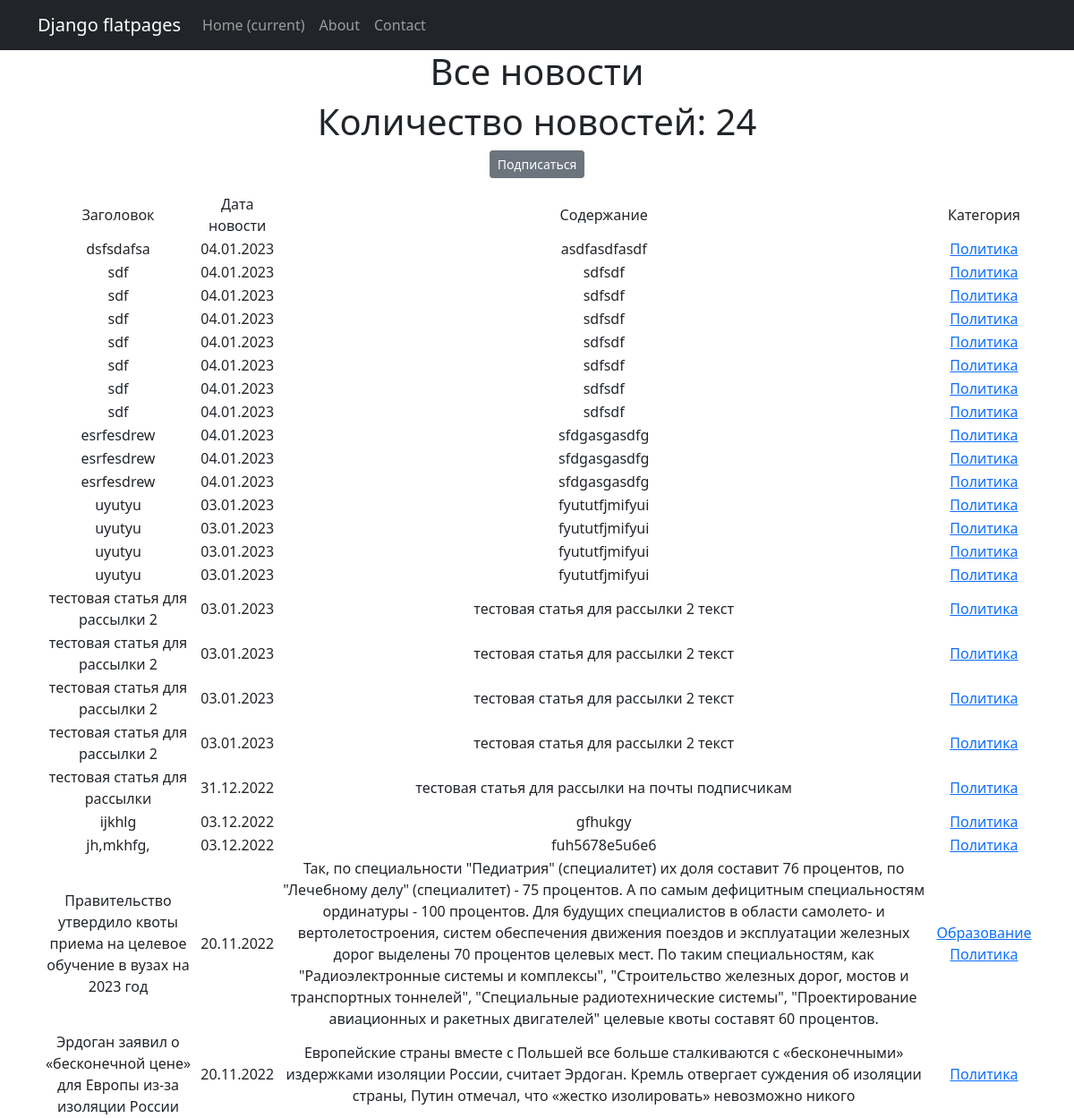
Page /news/categories/2 on the committed database.
### D5/models.py (models this page shows, shortened)
class Post(models.Model):
    news = 'nws'
    article = 'art'
    change = [(news, 'Новость'), (article, 'Статья')]
    author_id = models.ForeignKey(Author, on_delete=models.CASCADE)
    changes = models.CharField(choices=change, max_length=3)
    dt_create = models.DateTimeField(auto_now_add=True)
    category_id = models.ManyToManyField(Category, through='PostCategory')
    title = models.CharField(max_length=255)
    text = models.TextField()
    rank_post = models.IntegerField(default=0)

class Category(models.Model):
    name_category = models.CharField(unique=True, max_length=255, help_text=_('category name'))
    subscribers = models.ManyToManyField(User, blank=True, null=True, related_name='categories')
    def __str__(self):
        return self.name_category

### D5/views.py (the view)
# urls.py: path('categories/<int:pk>', CategoryListView.as_view(), name='category_list'),
class CategoryListView(ListView):
    model = Post
    template_name = 'news/category_list.html'
    context_object_name = 'category_news_list'
    def get_queryset(self):
        self.category = get_object_or_404(Category, id=self.kwargs['pk'])
        queryset = Post.objects.filter(category_id=self.category).order_by('-dt_create')
        return queryset
    def get_context_data(self, **kwargs):
        context = super().get_context_data(**kwargs)
        context['is_not_subscriber'] = self.request.user not in self.category.subscribers.all()
        context['category'] = self.category
        return context

### D5/templatetags/custom_filters.py (called while the page is built)
@register.filter()
def censor(text):
    for wrd in CENSOR:
        if wrd in text:
            rep_len = '*' * (len(wrd) - 1)
            pref = wrd[0]
            rep = f'{pref}{rep_len}'
            text = text.replace(wrd, rep)
        else:
            continue
    return text

### templates/news/category_list.html (shortened to what this page needs)
{% extends 'flatpages/default.html' %}
{% load custom_filters %}
{% block content %}
<h1>Все новости</h1>
{% if category_news_list %}
<h1>Количество новостей: {{category_news_list|length}}</h1>
    {% if is_not_subscriber %}
    <p class="text-center"><a href="{% url 'subscribe' category.id %}"
                              class="btn btn-secondary btn-sm">Подписаться</a> </p>
    {% endif %}
<table>
    <tr>
        <td>Заголовок</td>
        <td>Дата новости</td>
        <td>Содержание</td>
        <td>Категория</td>
    </tr>
    {% for new1 in category_news_list %}
    <tr>
        <td>{{ new1.title }}</td>
        <td>{{ new1.dt_create|date:'d.m.Y' }}</td>
        <td>{{ new1.text }}</td>
                    <td>{% for category in new1.category_id.all %}
            <a href="{% url 'category_list' category.id %}">{{ category }}</a>
               {% endfor %}</td>
    </tr>
    {% endfor %}
</table>
{% else %}
<h2> Нет новостей! </h2>
{% endif %}
{% endblock content %}

### templates/flatpages/default.html (shortened to what this page needs)
<!DOCTYPE html>
<html lang="en">
    <head>
        {% load static %}
        <link href="{% static 'css/styles.css' %}" rel="stylesheet" />
    </head>
    <body>
        <nav class="navbar navbar-expand-lg navbar-dark bg-dark static-top">
   <div class="container">
       <a class="navbar-brand" href="#">Django flatpages</a>
       <div class="collapse navbar-collapse" id="navbarResponsive">
           <ul class="navbar-nav ml-auto">
               <li class="nav-item active">
                   <a class="nav-link" href="#">Home
                       <span class="sr-only">(current)</span>
                   </a>
               </li>
               <li class="nav-item">
                   <a class="nav-link" href="/about/">About</a>
               </li>
               <li class="nav-item">
                   <a class="nav-link" href="/contacts/">Contact</a>
               </li>
           </ul>
       </div>
   </div>
</nav>
    <div class="container">
   <div class="row">
       <div class="col-lg-12 text-center">
           {% block content %}{% endblock content %}
       </div>
   </div>
</div>
    </body>
</html>

### rows in the picture
Post: title "dsfsdafsa", dt_create "04.01.2023", text "asdfasdfasdf"
Category: name_category "Политика"
Post: title "sdf", dt_create "04.01.2023", text "sdfsdf"
Post: title "sdf", dt_create "04.01.2023", text "sdfsdf"
Post: title "sdf", dt_create "04.01.2023", text "sdfsdf"
Post: title "sdf", dt_create "04.01.2023", text "sdfsdf"
Post: title "sdf", dt_create "04.01.2023", text "sdfsdf"
Post: title "sdf", dt_create "04.01.2023", text "sdfsdf"
Post: title "sdf", dt_create "04.01.2023", text "sdfsdf"
Post: title "esrfesdrew", dt_create "04.01.2023", text "sfdgasgasdfg"
Post: title "esrfesdrew", dt_create "04.01.2023", text "sfdgasgasdfg"
Post: title "esrfesdrew", dt_create "04.01.2023", text "sfdgasgasdfg"
Post: title "uyutyu", dt_create "03.01.2023", text "fyututfjmifyui"
Post: title "uyutyu", dt_create "03.01.2023", text "fyututfjmifyui"
Post: title "uyutyu", dt_create "03.01.2023", text "fyututfjmifyui"
Post: title "uyutyu", dt_create "03.01.2023", text "fyututfjmifyui"
Post: title "тестовая статья для рассылки 2", dt_create "03.01.2023", text "тестовая статья для рассылки 2 текст"
Post: title "тестовая статья для рассылки 2", dt_create "03.01.2023", text "тестовая статья для рассылки 2 текст"
Post: title "тестовая статья для рассылки 2", dt_create "03.01.2023", text "тестовая статья для рассылки 2 текст"
Post: title "тестовая статья для рассылки 2", dt_create "03.01.2023", text "тестовая статья для рассылки 2 текст"
Post: title "тестовая статья для рассылки", dt_create "31.12.2022", text "тестовая статья для рассылки на почты подписчикам"
Post: title "ijkhlg", dt_create "03.12.2022", text "gfhukgy"
Post: title "jh,mkhfg,", dt_create "03.12.2022", text "fuh5678e5u6e6"
Post: title "Правительство утвердило квоты приема на целевое обучение в вузах на 2023 год", dt_create "20.11.2022", text "Так, по специальности \"Педиатрия\" (специалитет) их доля составит 76 процентов, по \"Лечебному делу\" (специалитет) - 75 процентов. А по самым дефицитным специальностям ординатуры - 100 процентов. Для будущих специалистов в области самолето- и вертолетостроения, систем обеспечения движения поездов и эксплуатации железных дорог выделены 70 процентов целевых мест. По таким специальностям, как \"Радиоэлектронные системы и комплексы\", \"Строительство железных дорог, мостов и транспортных тоннелей\", \"Специальные радиотехнические системы\", \"Проектирование авиационных и ракетных двигателей\" целевые квоты составят 60 процентов."
Category: name_category "Образование"
Post: title "Эрдоган заявил о «бесконечной цене» для Европы из-за изоляции России", dt_create "20.11.2022", text "Европейские страны вместе с Польшей все больше сталкиваются с «бесконечными» издержками изоляции России, считает Эрдоган. Кремль отвергает суждения об изоляции страны, Путин отмечал, что «жестко изолировать» невозможно никого"

### other values in the picture
{{ category_news_list|length }} "24"
